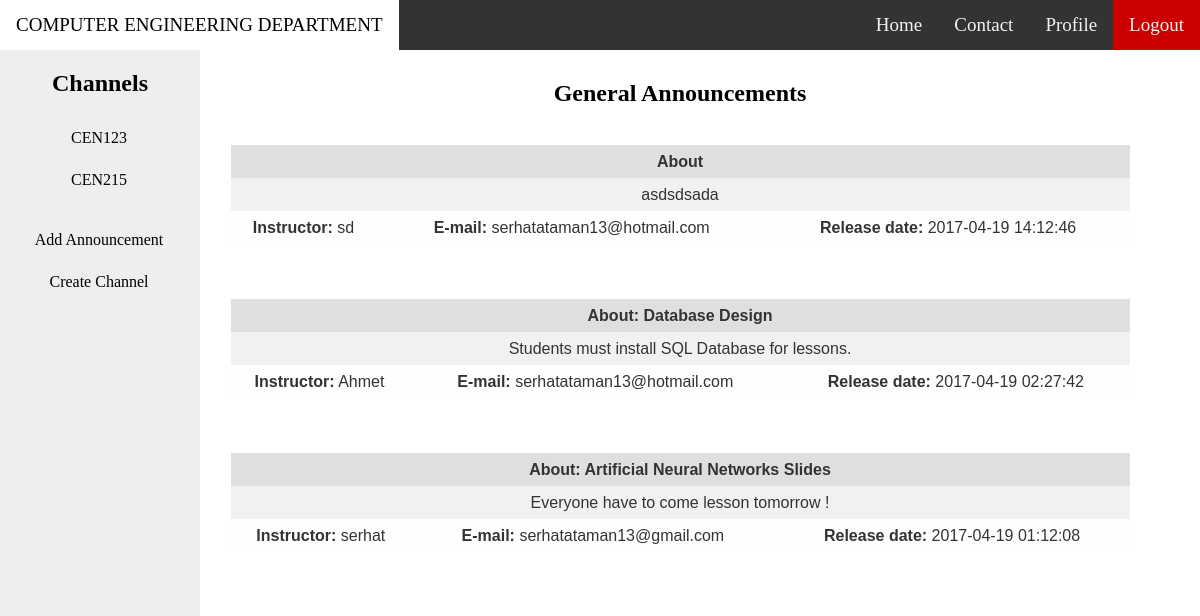
Screenshot of /user.php (signed in) with the database file from the repository.
### tables this page shows
CREATE TABLE `channel` (
  `ID` varchar(6) NOT NULL,
  `Name` varchar(50) NOT NULL,
  `Password` varchar(11) DEFAULT NULL,
  `Owner_ID` varchar(10) DEFAULT NULL
);

CREATE TABLE `news` (
  `headline` text NOT NULL,
  `story` text NOT NULL,
  `name` varchar(30) DEFAULT NULL,
  `email` varchar(30) NOT NULL,
  `date` datetime NOT NULL DEFAULT '0000-00-00 00:00:00'
);

### fetch_general_announcement.php (the view, shortened to what this page needs)
<!DOCTYPE html>
<html>
<head>
<link rel="stylesheet" type="text/css" href="fonts/table.css">
</head>
<body>
<h2>General Announcements</h2>
<?php
	$servername = "localhost";
	$username = "username";
	$password = "";
	$dbname = "gtdatabase";
	$connection = mysqli_connect($servername,$username,$password,$dbname);
	$query = "SELECT * FROM news ORDER BY date DESC";
	if($result = mysqli_query($connection,$query))
	{
		while($row=mysqli_fetch_row($result))
		{
			echo "<div style='background:white'><br>
					<table style='width:100%'>
					<tr><th colspan='3'>$row[0]</th></tr>
					<tr><td colspan='3'>$row[1]</td></tr>
				    <tr>
						<td ><strong>Instructor:</strong> $row[2]</td>
						<td ><strong>E-mail:</strong> $row[3]</td>
						<td ><strong>Release date:</strong> $row[4]</td>
					</tr>
				</table>
				<br>
				<br>
				</div>
				  ";
		}
	}
?>
</body>
</html>

### fetch_channel_id_for_sidebar.php (shortened to what this page needs)
<?php
	$servername = "localhost";
	$username = "username";
	$password = "";
	$dbname = "gtdatabase";
	$connection = mysqli_connect($servername,$username,$password,$dbname);
	if($_SESSION['user_type']=="instructor"){
		$current_user = $_SESSION['user_id'];
		$query = "SELECT ID FROM channel WHERE Owner_ID='$current_user'";
		if($result = mysqli_query($connection,$query))
		{
			while($id=mysqli_fetch_assoc($result))
			{
				echo '<a href="channel_info.php?channel_id='.$id['ID'].'">'.$id['ID'].'</a>';
			}
		}
	}
?>

### user.php (style rules this page uses)
body { margin:0; }

### rows the page displays
channel: ID "CEN123"
channel: ID "CEN215"
news: headline "About", story "asdsdsada", name "sd", email "serhatataman13@hotmail.com", date "2017-04-19 14:12:46"
news: headline "About: Database Design", story "Students must install SQL Database for lessons.", name "Ahmet", email "serhatataman13@hotmail.com", date "2017-04-19 02:27:42"
news: headline "About: Artificial Neural Networks Slides", story "Everyone have to come lesson tomorrow !", name "serhat", email "serhatataman13@gmail.com", date "2017-04-19 01:12:08"
